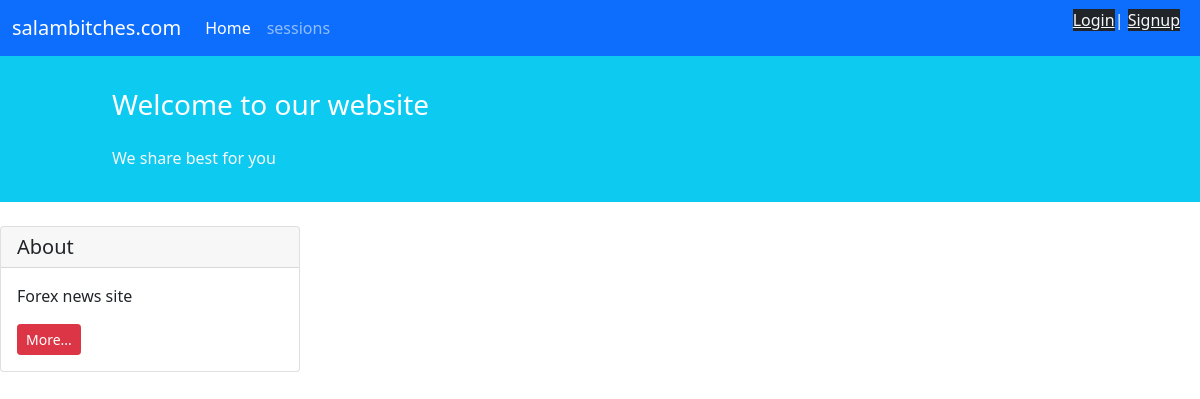
/calender/, run on an earlier commit of the app's database.
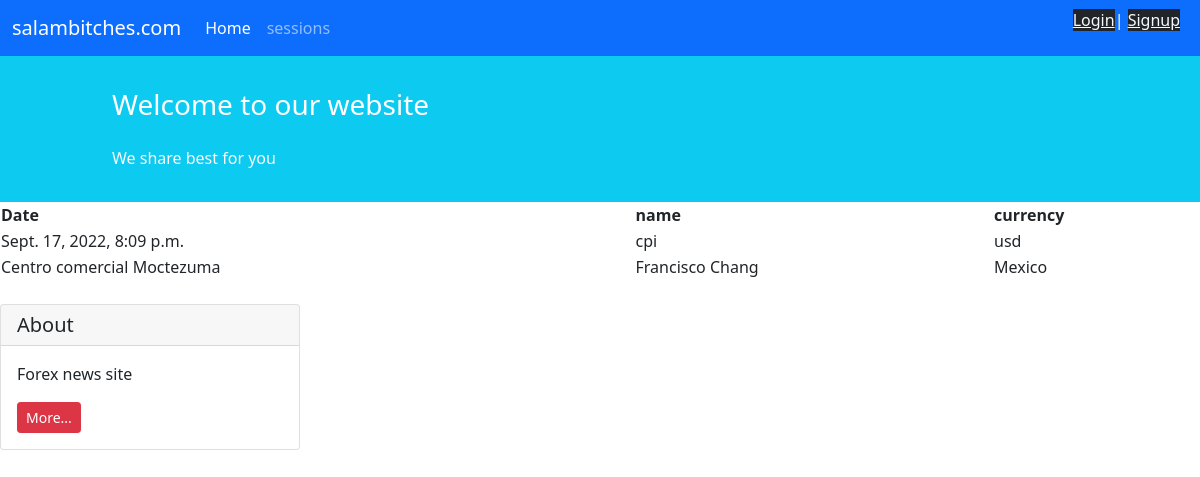
And on a later commit of the database.
### blog/models.py (models this page shows, shortened)
class EconomicCalender(models.Model):
    Currency = (
       ('usd', 'usd'),
       ('eur', 'eur'),
       ('gbp','gbp'),
       ('aud','aud'),
       ('nzd','nzd'),
       ('cad','cad'),
       ('jpy','jpy'),
       ('cny','cny')
        )
    Date = models.DateTimeField()
    currency = models.CharField(choices=Currency, max_length=10)
    name= models.CharField(max_length=200)
    detail = models.TextField()
    actual = models.CharField(max_length=100)
    previous = models.CharField(max_length=100)
    forecast = models.CharField(max_length=100)

### blog/views.py (the view)
# urls.py: path('calender/', Calender.as_view(), name='calender_detail'),
class Calender(generic.ListView):
    model = EconomicCalender
    template_name = 'blog/ecocalender.html'
    context_object_name = 'ecocalender'

### pages/templates/blog/ecocalender.html (shortened to what this page needs)
{% extends '_base.html' %}
{% block content %}
{% for calender in ecocalender %}
<table style="width:100%">
    <tr>
      <th>Date</th>
      <th>name</th>
      <th>currency</th>
    </tr>
    <tr>
      <td>{{ calender.Date }}</td>
      <td>{{ calender.name }}</td>
      <td>{{ calender.currency }}</td>
    </tr>
    <tr>
      <td>Centro comercial Moctezuma</td>
      <td>Francisco Chang</td>
      <td>Mexico</td>
    </tr>
  </table>
{% endfor %}
{% endblock content %}

What changed in the data, as far as the page shows it:
added EconomicCalender: Date "Sept. 17, 2022, 8:09 p.m.", name "cpi", currency "usd"
